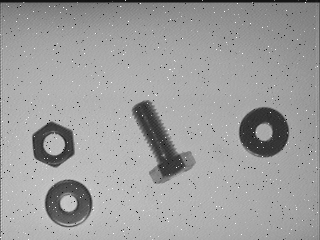
#> input picture test_noise.png, 320 x 240 px
$ python main.py
#> lines starting #> are read from the running program, lines starting #| are printed output that depends on the picture
import cv2

img = cv2.imread("test_noise.png")
#> img is the input picture: shape (240, 320, 3); min 0, max 255, mean 157
light = cv2.imread(r"light.jpg")
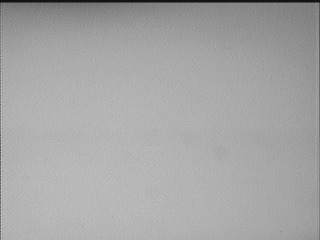
#> input picture light.jpg, 320 x 240 px
#> light is the input picture: shape (240, 320, 3); min 14, max 210, mean 165.8

cv2.imshow("original img",img)

cv2.namedWindow("medianBlur")
cv2.namedWindow("sub")
cv2.namedWindow("thresholding")

temp = cv2.medianBlur(img,3)
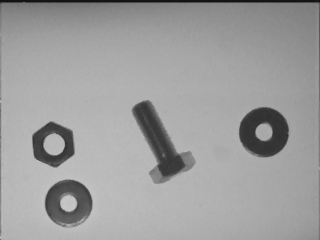
#> temp: shape (240, 320, 3); min 16, max 199, mean 157.5
temp1 = light - temp
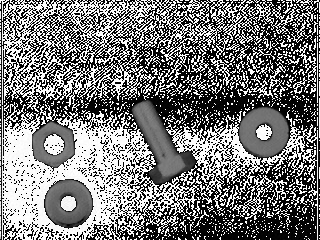
#> temp1: shape (240, 320, 3); min 0, max 255, mean 120.6
_,temp2 = cv2.threshold(temp1,127,255,cv2.THRESH_TOZERO_INV)
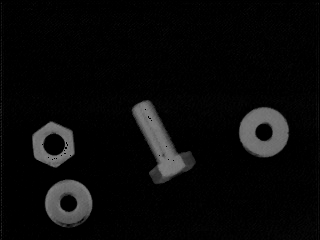
#> temp2: shape (240, 320, 3); min 0, max 127, mean 9.7
cv2.imshow("medianBlur",temp)
cv2.imshow("sub",temp1)
cv2.imshow("thresholding",temp2)

cv2.waitKey(0)
